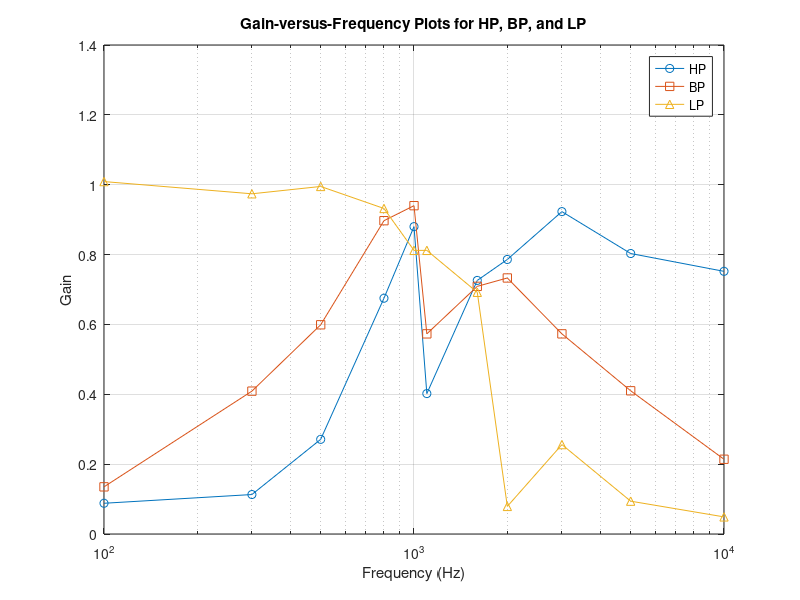

Write MATLAB code to recreate this figure.
f = [100 300 500 800 1000 1100 1600 2000 3000 5000 10000];

AHP = [0.088 0.113 0.271 0.675 0.880 0.402 0.726 0.786 0.923 0.803 0.752];
ABP = [0.135 0.409 0.599 0.897 0.940 0.573 0.709 0.733 0.573 0.410 0.214];
ALP = [1.009 0.974 0.995 0.932 0.812 0.812 0.692 0.079 0.256 0.094 0.049];

semilogx(f,AHP,'-o',f,ABP,'-s',f,ALP,'-^')
grid on
xlabel('Frequency (Hz)')
ylabel('Gain')
legend('HP','BP','LP')
title('Gain-versus-Frequency Plots for HP, BP, and LP')
